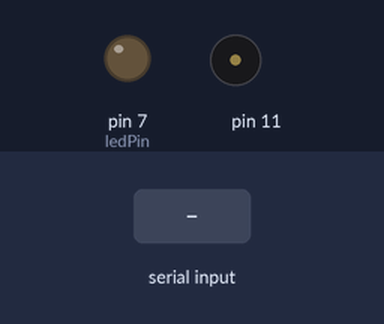
The sketch below on a simulated Arduino Uno, built with avr-gcc and run on an emulated ATmega328P. Parts: output pins drawn as LEDs (lit = HIGH), buzzer (waves = sounding). The inputs (shaded band) are chosen by the test bench.

Above: at 1.2 s.
1.3 s: "H" received over Serial
At 2.0 s:
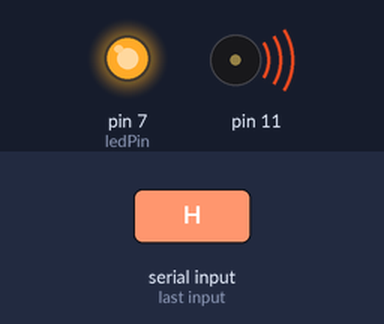
2.8 s: "L" received over Serial
At 3.2 s:
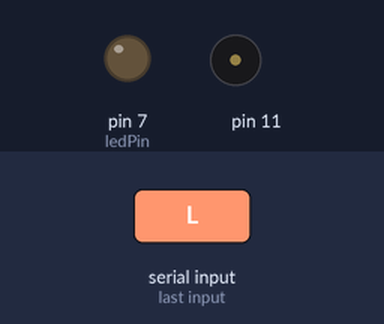
Timing chart, 0 to 5.8 s (numbered marks = the images above; inputs shaded):
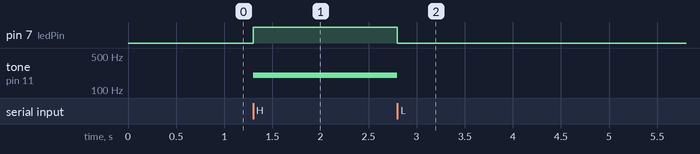

Measured:
- after the input at 1.3 s, pin 7 (ledPin): LOW → HIGH at once; tone on pin 11: silent → 200 Hz at once
- after the input at 2.8 s, pin 7 (ledPin): HIGH → LOW at once; tone on pin 11: 200 Hz → silent at once

The sketch:

serial.ino
```cpp
// #Elena Papetti
// #Fablab Frosinone
// #Fab Academy 2015

const int ledPin = 7; // the pin that the LED is attached to
int incomingByte;      // a variable to read incoming serial data into

void setup() {
  // initialize serial communication:
  Serial.begin(9600);
  // initialize the LED pin as an output:
  pinMode(ledPin, OUTPUT);
}

void loop() {
  // see if there's incoming serial data:
  if (Serial.available() > 0) {
    // read the oldest byte in the serial buffer:
    incomingByte = Serial.read();
    // if it's a capital H (ASCII 72), turn on the LED:
    if (incomingByte == 'H') {
      digitalWrite(ledPin, HIGH);
      tone(11, 200);
    }
    // if it's an L (ASCII 76) turn off the LED:
    if (incomingByte == 'L') {
      digitalWrite(ledPin, LOW);
      noTone(11);
    }


  }
}
```
